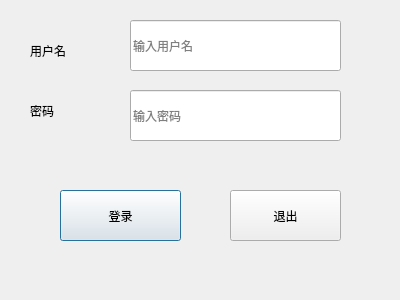
<?xml version="1.0" encoding="UTF-8"?>
<ui version="4.0">
 <class>LoginDialog</class>
 <widget class="QDialog" name="LoginDialog">
  <property name="geometry">
   <rect>
    <x>0</x>
    <y>0</y>
    <width>400</width>
    <height>300</height>
   </rect>
  </property>
  <property name="windowTitle">
   <string>Dialog</string>
  </property>
  <widget class="QPushButton" name="pushButton">
   <property name="geometry">
    <rect>
     <x>60</x>
     <y>190</y>
     <width>121</width>
     <height>51</height>
    </rect>
   </property>
   <property name="text">
    <string>登录</string>
   </property>
  </widget>
  <widget class="QPushButton" name="pushButton_2">
   <property name="geometry">
    <rect>
     <x>230</x>
     <y>190</y>
     <width>111</width>
     <height>51</height>
    </rect>
   </property>
   <property name="text">
    <string>退出</string>
   </property>
  </widget>
  <widget class="QLabel" name="label">
   <property name="geometry">
    <rect>
     <x>30</x>
     <y>30</y>
     <width>81</width>
     <height>41</height>
    </rect>
   </property>
   <property name="text">
    <string>用户名</string>
   </property>
  </widget>
  <widget class="QLabel" name="label_2">
   <property name="geometry">
    <rect>
     <x>30</x>
     <y>90</y>
     <width>81</width>
     <height>41</height>
    </rect>
   </property>
   <property name="text">
    <string>密码</string>
   </property>
  </widget>
  <widget class="QLineEdit" name="usrLineEdit">
   <property name="geometry">
    <rect>
     <x>130</x>
     <y>20</y>
     <width>211</width>
     <height>51</height>
    </rect>
   </property>
   <property name="text">
    <string/>
   </property>
   <property name="placeholderText">
    <string>输入用户名</string>
   </property>
  </widget>
  <widget class="QLineEdit" name="pwdLineEdit">
   <property name="geometry">
    <rect>
     <x>130</x>
     <y>90</y>
     <width>211</width>
     <height>51</height>
    </rect>
   </property>
   <property name="text">
    <string/>
   </property>
   <property name="echoMode">
    <enum>QLineEdit::Password</enum>
   </property>
   <property name="placeholderText">
    <string>输入密码</string>
   </property>
  </widget>
 </widget>
 <resources/>
 <connections>
  <connection>
   <sender>pushButton_2</sender>
   <signal>clicked()</signal>
   <receiver>LoginDialog</receiver>
   <slot>close()</slot>
   <hints>
    <hint type="sourcelabel">
     <x>303</x>
     <y>215</y>
    </hint>
    <hint type="destinationlabel">
     <x>364</x>
     <y>137</y>
    </hint>
   </hints>
  </connection>
 </connections>
</ui>
